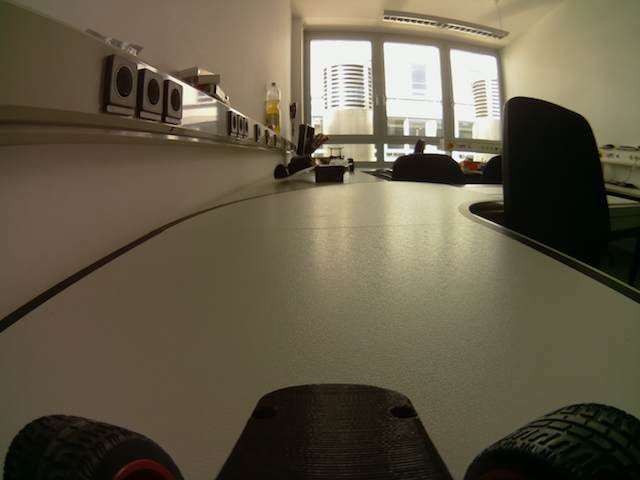
//> input picture lanedetection_cpp/Birds-Eye/pipicture.jpg, 640 x 480 px
$ ./birdseye   (built with g++ and OpenCV 4)
//> lines starting //> are read from the running program, lines starting //| are printed output that depends on the picture
//> further down, frame is the input picture: 480 rows x 640 cols, CV_8UC3; mean B, G, R 71.9, 91.7, 100
// OpenCV imports
#include <opencv2/imgproc/imgproc.hpp>
#include <opencv2/highgui/highgui.hpp>

// C++ imports
#include <iostream>

// namespaces
using namespace std;
using namespace cv;
#define PI 3.1415926

Mat frame, frame2;

Mat birdsEyeView(Mat imgSource, int alpha_, int focalLength, int dist) {
//> called with alpha_ = 12, focalLength = 500, dist = 500
		Mat birdImg;
		double alpha, beta, gamma;

		alpha =((double)alpha_ -90) * CV_PI/180;
		beta = 0.0;
		gamma = 0.0;

		Size image_size = imgSource.size();
//> image_size = Size(640, 480)
		double w = (double)image_size.width, h = (double)image_size.height;
//> w = 640; h = 480


		// Projection matrix 2D -> 3D
		Mat A1 = (Mat_<float>(4, 3)<<
			1, 0, -w/2,
			0, 1, -h/2,
			0, 0, 0,
			0, 0, 1 );


		// Rotation matrices Rx, Ry, Rz

		Mat RX = (Mat_<float>(4, 4) <<
			1, 0, 0, 0,
			0, cos(alpha), -sin(alpha), 0,
			0, sin(alpha), cos(alpha), 0,
			0, 0, 0, 1 );

		Mat RY = (Mat_<float>(4, 4) <<
			cos(beta), 0, -sin(beta), 0,
			0, 1, 0, 0,
			sin(beta), 0, cos(beta), 0,
			0, 0, 0, 1	);

		Mat RZ = (Mat_<float>(4, 4) <<
			cos(gamma), -sin(gamma), 0, 0,
			sin(gamma), cos(gamma), 0, 0,
			0, 0, 1, 0,
			0, 0, 0, 1	);


		// R - rotation matrix
		Mat R = RX * RY * RZ;

		// T - translation matrix
		Mat T = (Mat_<float>(4, 4) <<
			1, 0, 0, 0,
			0, 1, 0, 0,
			0, 0, 1, dist,
			0, 0, 0, 1);

		// K - intrinsic matrix
		Mat K = (Mat_<float>(3, 4) <<
			focalLength, 0, w/2, 0,
			0, focalLength, h/2, 0,
			0, 0, 1, 0
			);


		Mat transformationMat = K * (T * (R * A1));

		warpPerspective(imgSource, birdImg, transformationMat, image_size, INTER_CUBIC | WARP_INVERSE_MAP);
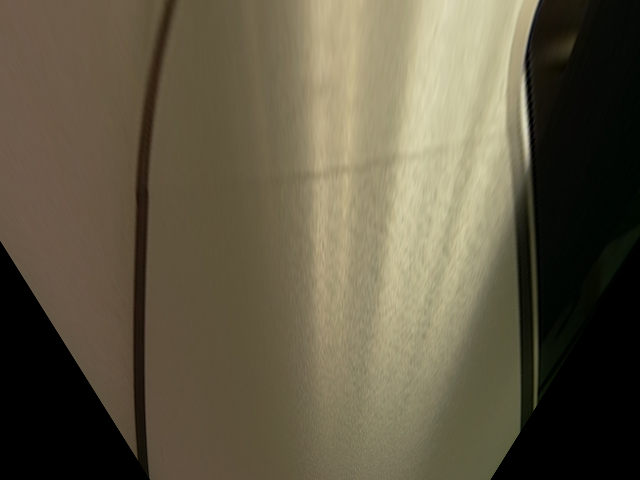
//> birdImg: 480 rows x 640 cols, CV_8UC3; mean B, G, R 68.1, 88.5, 96.3

		return birdImg;
}

/*
 * This code illustrates bird's eye view perspective transformation using opencv
 * Paper: Distance Determination for an Automobile Environment using Inverse Perspective Mapping in OpenCV
 * Link to paper: https://www.researchgate.net/publication/224195999_Distance_determination_for_an_automobile_environment_using_Inverse_Perspective_Mapping_in_OpenCV
 * Code taken from: http://www.aizac.info/birds-eye-view-homography-using-opencv/
 */

int main()
{
	Mat source, destination;

	int alpha_ = 96;
	int f_ = 10, dist_ = 10;

	namedWindow("Result");
	namedWindow("frame");
	moveWindow("frame", 10, 50);

	createTrackbar("Alpha", "Result", &alpha_, 180);
	createTrackbar("f", "Result", &f_, 2000);
	createTrackbar("Distance", "Result", &dist_, 2000);

	frame = imread("./pipicture.jpg");

	if(frame.empty()) {
		cout << "capture error\n" << endl;
	}

	frame2 = birdsEyeView(frame, 12, 500, 500);		// 90, 500, 500
	imshow("frame", frame2);

	while( true ) {

		source = frame2;

		double focalLength, dist, alpha, beta, gamma;

		alpha =((double)alpha_ -90) * PI/180;
		focalLength = (double)f_;
		dist = (double)dist_;

		Size image_size = source.size();
//> image_size = Size(640, 480)
		double w = (double)image_size.width, h = (double)image_size.height;
//> w = 640; h = 480


		// Projecion matrix 2D -> 3D
		Mat A1 = (Mat_<float>(4, 3)<<
			1, 0, -w/2,
			0, 1, -h/2,
			0, 0, 0,
			0, 0, 1 );


		// Rotation matrices Rx, Ry, Rz

		Mat RX = (Mat_<float>(4, 4) <<
			1, 0, 0, 0,
			0, cos(alpha), -sin(alpha), 0,
			0, sin(alpha), cos(alpha), 0,
			0, 0, 0, 1 );

		Mat RY = (Mat_<float>(4, 4) <<
			1, 0, 0, 0,
			0, 1, 0, 0,
			0, 0, 1, 0,
			0, 0, 0, 1	);

		Mat RZ = (Mat_<float>(4, 4) <<
			1, 0, 0, 0,
			0, 1, 0, 0,
			0, 0, 1, 0,
			0, 0, 0, 1	);


		// R - rotation matrix
		Mat R = RX * RY * RZ;

		// T - translation matrix
		Mat T = (Mat_<float>(4, 4) <<
			1, 0, 0, 0,
			0, 1, 0, 0,
			0, 0, 1, dist,
			0, 0, 0, 1);

		// K - intrinsic matrix
		Mat K = (Mat_<float>(3, 4) <<
			focalLength, 0, w/2, 0,
			0, focalLength, h/2, 0,
			0, 0, 1, 0
			);


		Mat transformationMat = K * (T * (R * A1));

		warpPerspective(source, destination, transformationMat, image_size, INTER_CUBIC | WARP_INVERSE_MAP);
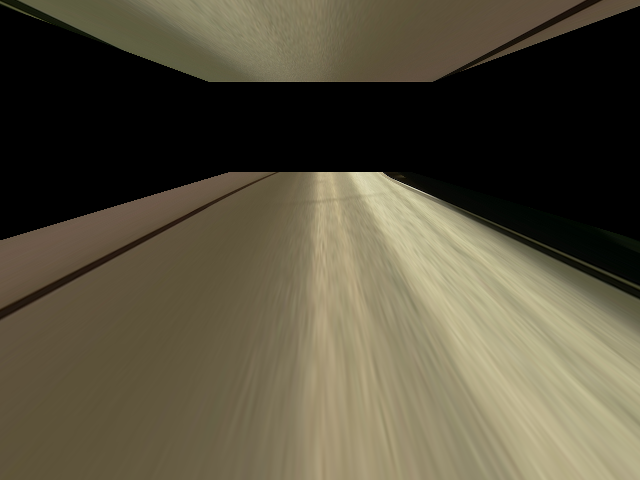
//> destination: 480 rows x 640 cols, CV_8UC3; mean B, G, R 61.8, 80.8, 87.2

		imshow("Result", destination);
		waitKey(1);
	}


	return 0;
}
